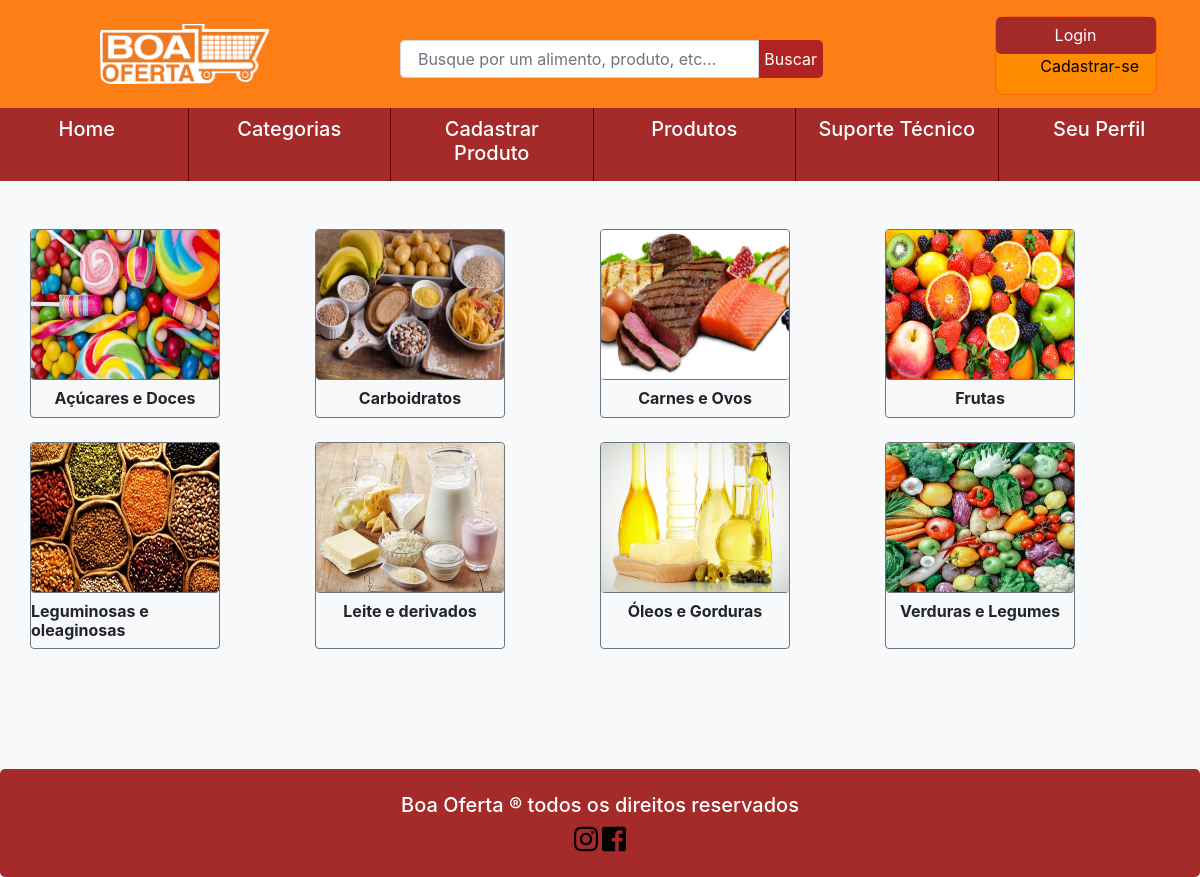
The page /categorias.php on the database as committed earlier.
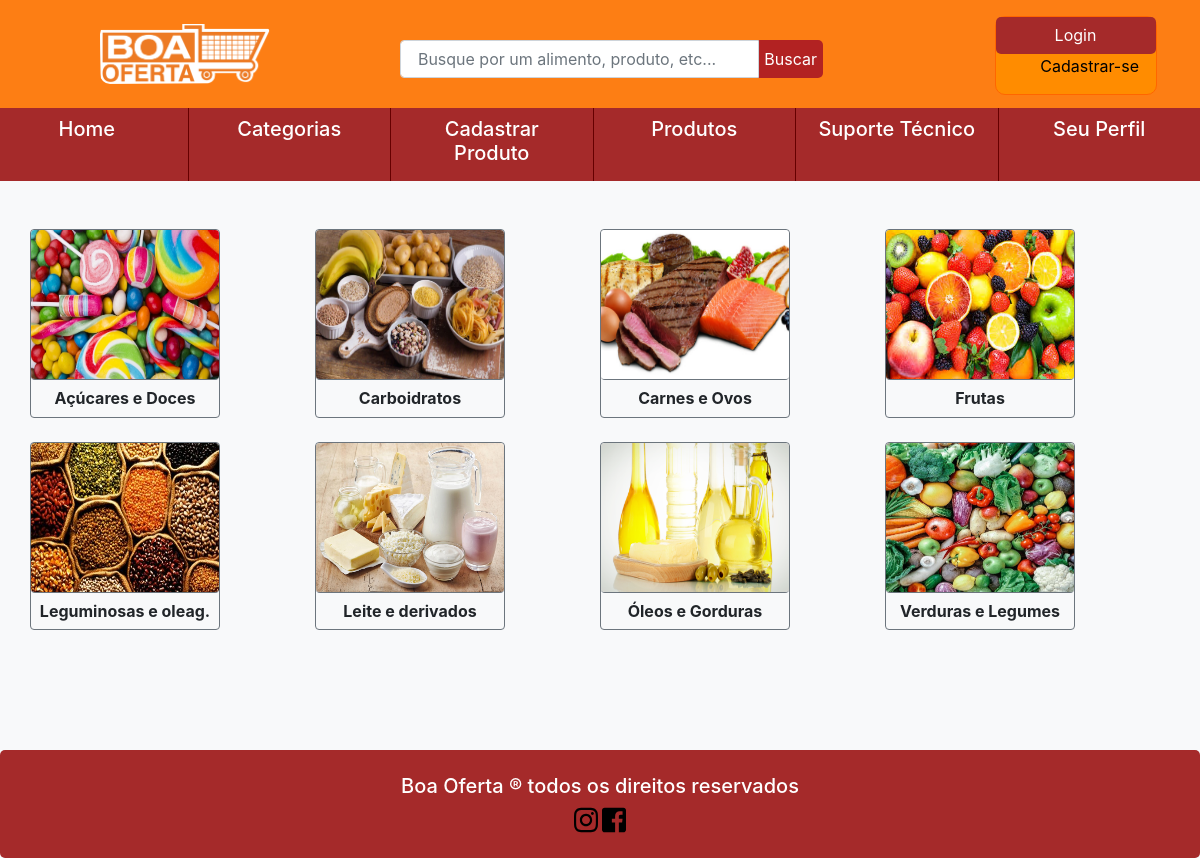
The same page on the database as committed later.
### tables this page shows
CREATE TABLE categorias (
id_categoria int PRIMARY KEY NOT NULL AUTO_INCREMENT,
nome_categoria varchar(50),
foto_categoria varchar(150)
);

### categorias.php (the view)
<?php
require_once "cabecalho.php";
require_once "class/conexao.php";
?>
<div class="container mt-4">
	<div class="row">
		<?php
		$result_produto = "SELECT * FROM categorias ORDER BY nome_categoria ASC";
		$resultado_produto = mysqli_query($conexao, $result_produto);
		while($row_produto = mysqli_fetch_assoc($resultado_produto)){
			echo ("<div class='col-2 recentes mt-4 rounded border border-secondary'>
				<div class='row'>");
				?>
				<a href="telaProdutos.php?cat=<?php echo $row_produto['id_categoria']?>">
				<img src="imagens/categorias/<?php echo $row_produto['foto_categoria']?>" class='imgProd rounded border-secondary'>
				<?php
				echo ("</div>
					<div class='row d-flex justify-content-center'>");
					?>
					<h6 class="text-body"><strong><?php echo utf8_encode($row_produto['nome_categoria']); ?></strong></h6></a>
					<?php
					echo("</div>
						");
					echo("</div>
						<div class='col-1'></div>");
				}
				?>
			</div>
		</div>
		<?php
		require_once "rodape.php";
		?>

### cabecalho.php (shortened to what this page needs)
<?php
require_once("class/conexao.php");
?>
<!DOCTYPE html>
<html>
<head>
    <link rel="stylesheet" type="text/css" href="css/bootstrap.css">
    <link rel="stylesheet" type="text/css" href="css/estilo.css">
    <nav style="background: #fd7e14;">
        <div class="row" style="width: 100%;">
            <div class="col-1"></div>
            <div class="col-2">
                <img src="imagens/logo/logo.png" id="logo" class="mt-4 mb-4">
            </div>
            <div class="col-1"></div>
            <div class="col-5 mt-4">
                <form action="busca.php" method="post">
                    <div class="input-group mb-4 mt-3" style="width: 90%;">
                        <input type="search" name="buscar" class="form-control" style="padding: 4%;"
                        placeholder="Busque por um alimento, produto, etc..." aria-label="Recipient's username"
                        aria-describedby="button-addon2">
                        <div class="input-group-append">
                            <button class="btn-outline-secondary" id="buscar" type="submit" id="button-addon2"
                            value="buscar">Buscar
                        </button>
                    </div>
                </div>
            </form>
        </div>
        <div class="col-3 mt-3">
            <?php
            if(isset($_SESSION['usuario'])) {
                ?>
                <div id="caixaLogin" style="width: 75%;">
                    <a href="class/logout.php">
                       <button id="botaoLogin">Logout</button>
                   </a>
                   <?php
                   $usuario = $_SESSION['usuario'];
                   $sql = "select nome_completo from usuarios where email = '$usuario' ;";
                   $resultado = $conexao->query($sql) OR trigger_error($conexao->error, E_USER_ERROR);
                   while($consulta = $resultado->fetch_object()){
                    ?>
                    <p style="color: black; text-align: center;">
                        Olá
                        <?php
                        echo utf8_encode($consulta->nome_completo);
                        ?>
                    </p>
                    <?php
                }
                ?>
                <?php
            }else{
                ?>
                <div id="caixaLogin">
                    <a href="telaLogin.php">
                        <button onclick="document.getElementById('id01').style.display='block'" id="botaoLogin">Login</button>
                    </a>
                    <div class="form-group">
                      <a href="cadastro.php" class="ForgetPwd" style="color: black; margin-left: 28%;">Cadastrar-se</a>
                  </div>
              <?php    } ?>
          </div>
      </div>
  </div>
  <div class="row" id="menu">
    <a href="index.php" class="col-2" id="itemMenu"><h5>Home</h5></a>
    <a href="categorias.php" class="col-2" id="itemMenu"><h5>Categorias</h5></a>
    <a href="cadastroProduto.php" class="col-2" id="itemMenu"><h5>Cadastrar Produto</h5></a>
    <a href="telaProdutos.php" class="col-2" id="itemMenu"><h5>Produtos</h5></a>
    <a href="suporte.php" class="col-2" id="itemMenu"><h5>Suporte Técnico</h5></a>
    <a href="seuPerfil.php" class="col-2" id="itemMenu"><h5>Seu Perfil</h5></a>
</div>
</nav>
</head>
<body style="background: #f8f9fa">

### rodape.php (shortened to what this page needs)
</body>
<footer class="rodapeback">
		<h5 style="text-align: center;">Boa Oferta ® todos os direitos reservados</h5>
			<section  style="text-align: center;">
			<img src="imagens/rodape/instagram.svg" class="imgrdp">
			<img src="imagens/rodape/facebook.svg" class="imgrdp">
		</section>
	</footer>
</html>

### css/estilo.css (style rules this page uses)
#logo { width: 100%; border-radius: 10px; }
#caixaLogin { background: #ff8c00; border: 1px solid #FF6600; border-radius: 10px; width: 60%; float: right; margin-right: 5%; }
#botaoLogin { background-color: #a52a2a; color: white; padding: 4%; border: none; cursor: pointer; width: 100%; border-radius: 5px; }
#menu { background: #a52a2a; margin-right: 0px; }
#itemMenu { text-align: center; border-left: 0.1px solid #660000; padding-left: 1.5%; padding-right: 1.5%; padding-top: 0.7%; padding-bottom: 0.7%; color: white; text-decoration: none; }
#buscar { border: none; background-color: #b22222; color: white; border-radius: 0px 5px 5px 0px; }
.imgProd { width: 188px; height: 150px; border-bottom: 1px solid #282828; margin-bottom: 5%; }
.imgrdp { width: 2%; }
.rodapeback { position: absolute; width: 100%; margin-top: 10%; padding-bottom: 2%; padding-top: 2%; border-radius: 5px; background-color: #a52a2a; color: white; }

Rows that differ between the two databases and show on the page:
changed categorias: nome_categoria "Leguminosas e oleaginosas" → "Leguminosas e oleag."
